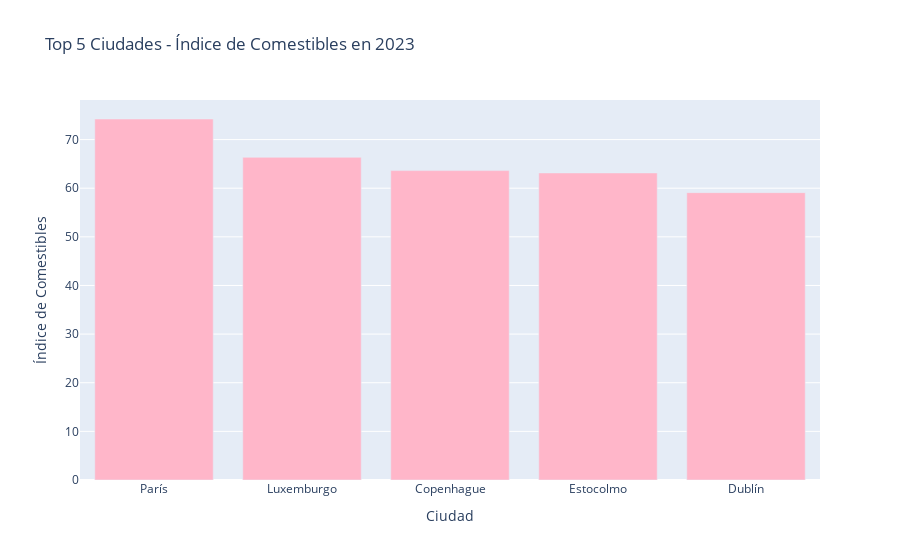
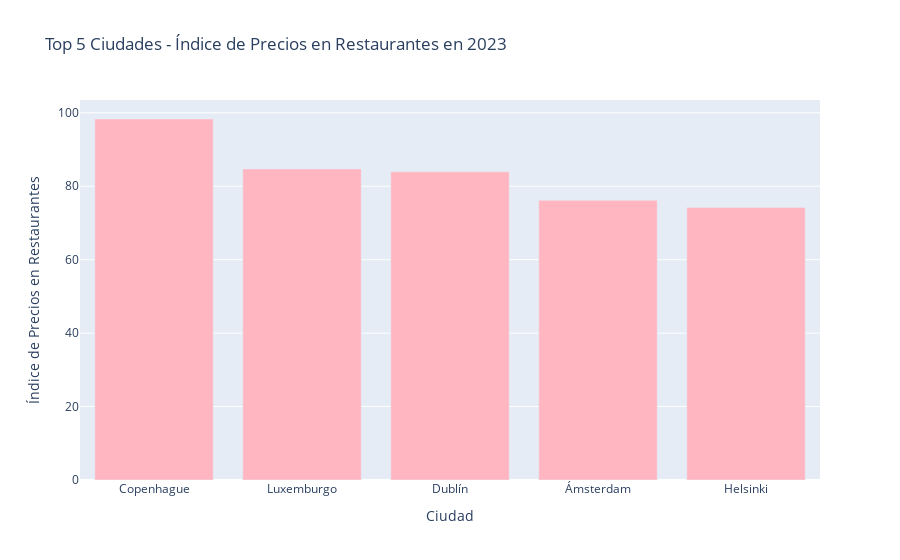

The notebook cell saved with these charts, in order:
### Code cell
import plotly.express as px

fig1 = px.bar(df_top_comestible.head(), x='Ciudad', y='Índice de Comestibles', title='Top 5 Ciudades - Índice de Comestibles en 2023', color_discrete_sequence=['#FFB6C9'])
fig2 = px.bar(df_top_restaurante.head(), x='Ciudad', y='Índice de Precios en Restaurantes', title="Top 5 Ciudades - Índice de Precios en Restaurantes en 2023", color_discrete_sequence=['#FFB6C1'])

fig1.show();
fig2.show();

### Figure 1 — Plotly figure (JSON) as saved in the notebook; plotly's stock layout.template omitted (floating-point values rounded to 4 significant figures)
{"data": [{"alignmentgroup": "True", "hovertemplate": "Ciudad=%{x}<br>Índice de Comestibles=%{y}<extra></extra>", "legendgroup": "", "marker": {"color": "#FFB6C9", "pattern": {"shape": ""}}, "name": "", "offsetgroup": "", "orientation": "v", "showlegend": false, "textposition": "auto", "type": "bar", "x": ["París", "Luxemburgo", "Copenhague", "Estocolmo", "Dublín"], "xaxis": "x", "y": [74.23, 66.35, 63.62, 63.14, 59.09], "yaxis": "y"}], "layout": {"barmode": "relative", "legend": {"tracegroupgap": 0}, "title": {"text": "Top 5 Ciudades - Índice de Comestibles en 2023"}, "xaxis": {"anchor": "y", "domain": [0, 1], "title": {"text": "Ciudad"}}, "yaxis": {"anchor": "x", "domain": [0, 1], "title": {"text": "Índice de Comestibles"}}}}

### Figure 2 — Plotly figure (JSON) as saved in the notebook; plotly's stock layout.template omitted (floating-point values rounded to 4 significant figures)
{"data": [{"alignmentgroup": "True", "hovertemplate": "Ciudad=%{x}<br>Índice de Precios en Restaurantes=%{y}<extra></extra>", "legendgroup": "", "marker": {"color": "#FFB6C1", "pattern": {"shape": ""}}, "name": "", "offsetgroup": "", "orientation": "v", "showlegend": false, "textposition": "auto", "type": "bar", "x": ["Copenhague", "Luxemburgo", "Dublín", "Ámsterdam", "Helsinki"], "xaxis": "x", "y": [98.31, 84.7, 83.92, 76.15, 74.19], "yaxis": "y"}], "layout": {"barmode": "relative", "legend": {"tracegroupgap": 0}, "title": {"text": "Top 5 Ciudades - Índice de Precios en Restaurantes en 2023"}, "xaxis": {"anchor": "y", "domain": [0, 1], "title": {"text": "Ciudad"}}, "yaxis": {"anchor": "x", "domain": [0, 1], "title": {"text": "Índice de Precios en Restaurantes"}}}}
